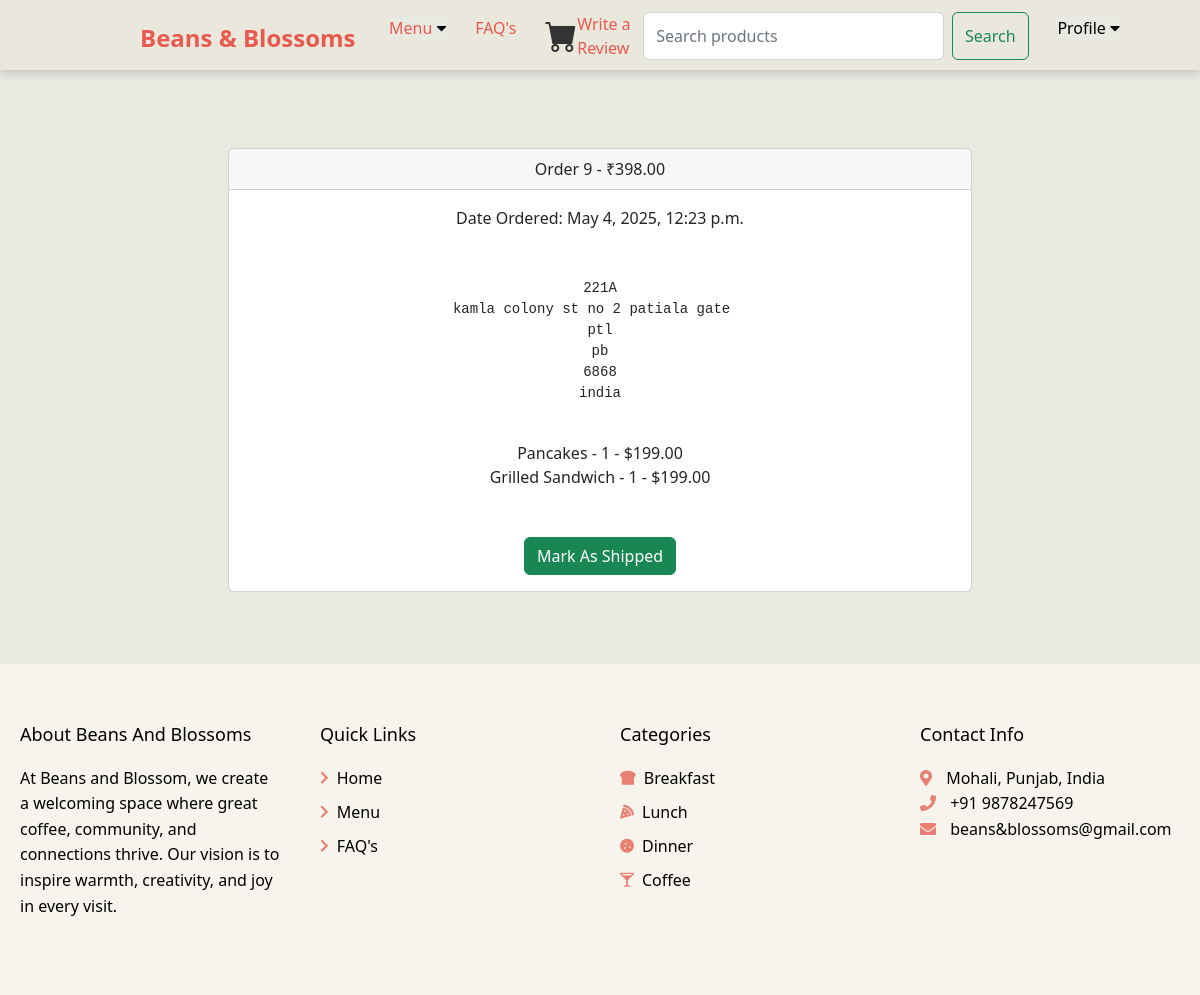
Page /cart/orders/9 (signed in) on the committed database.
### cart/models.py (models this page shows, shortened)
class Order(models.Model):
	user = models.ForeignKey(User, on_delete=models.CASCADE, null=True, blank=True)
	full_name = models.CharField(max_length=250)
	email = models.EmailField(max_length=250)
	shipping_address = models.TextField(max_length=15000)
	amount_paid = models.DecimalField(max_digits=7, decimal_places=2)
	date_ordered = models.DateTimeField(auto_now_add=True)
	shipped = models.BooleanField(default=False)
	date_shipped = models.DateTimeField(blank=True, null=True)

class OrderItem(models.Model):
	order = models.ForeignKey(Order, on_delete=models.CASCADE, null=True)
	product = models.ForeignKey(Product, on_delete=models.CASCADE, null=True)
	user = models.ForeignKey(User, on_delete=models.CASCADE, null=True, blank=True)
	quantity = models.PositiveBigIntegerField(default=1)
	price = models.DecimalField(max_digits=7, decimal_places=2)

### main/models.py (models this page shows)
class Product(models.Model):
    name = models.CharField(max_length=100)
    price = models.DecimalField(default=0, decimal_places=2, max_digits=6)
    category = models.ForeignKey(Category, on_delete=models.CASCADE, default=1)
    image = models.ImageField(upload_to='uploads/product/')
    is_sale = models.BooleanField(default=False)
    sale_price = models.DecimalField(default=0, decimal_places=2, max_digits=6)
    def __str__(self):
        return self.name

### cart/views.py (the view, shortened to what this page needs)
# urls.py: path('orders/<int:pk>', views.orders, name='orders'),
def orders(request, pk):
	if request.user.is_authenticated and request.user.is_superuser:
		order = Order.objects.get(id=pk)
		items = OrderItem.objects.filter(order=pk)
		return render(request, 'orders.html', {"order":order, "items":items})
	else:
		messages.success(request, "Access Denied")
		return redirect('home')

### cart/context_processors.py (called while the page is built)
def cart(request):
    return {'cart': Cart(request)}

### cart/templates/orders.html (shortened to what this page needs)
{% extends 'base.html' %}
{% block content %}
<section style="margin-top: 100px;">
        <div class="container">
        	<div class="row">
        		<center>
        			<div class="col-8">
        				<br/><br/>
<div class="card">
  <div class="card-header">
    Order {{ order.id}} - ₹{{order.amount_paid}}
  </div>
  <div class="card-body">
    {% if order.date_shipped %}
      Date Shipped: {{ order.date_shipped}}
    {% else %}
     Date Ordered: {{ order.date_ordered}}
    {% endif %}
    <br/><br/>
    {{ order.full_name }}<br/>
    <pre>{{ order.shipping_address }}
    </pre>
    {% for item in items %}
      {{ item.product }} - {{ item.quantity }} - ${{ item.price }}<br/>
    {% endfor %}
    <br/><br/>
    {% if not order.shipped %}
    <form method="POST">
      <button type="Submit" class="btn btn-success">Mark As Shipped</button>
    {% else %}
    <form method="POST">
      {% csrf_token %}
      <input type="hidden" name="shipping_status" value="false">
      <button type="Submit" class="btn btn-danger">Mark As Not Shipped</button>
    </from>
    {% endif %}
  </div>
</div>
<br/>
<br/><br/>
        			</div>
        		</center>
        	</div>
        </div>
</section>
{% endblock %}

### main/templates/base.html (style rules this page uses)
* { margin: 0; padding: 0; box-sizing: border-box; }
body { background-color: #E8E9E1; }

### rows in the picture
Order: id "9", amount_paid "398.00", date_ordered "May 4, 2025, 12:23 p.m.", shipping_address "221A kamla colony st no 2 patiala gate ptl pb 6868 india"
OrderItem: product "Pancakes", quantity "1", price "199.00"
OrderItem: product "Grilled Sandwich", quantity "1", price "199.00"
